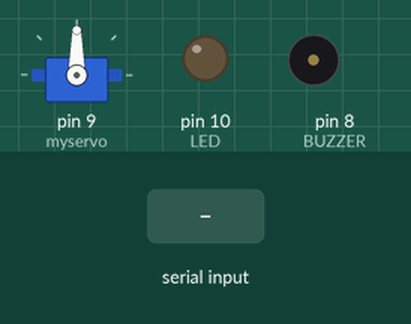
Bench run of a sketch on a simulated Arduino Uno, built with avr-gcc and run on an emulated ATmega328P. Shown: servo, output pins drawn as LEDs (lit = HIGH), buzzer (waves = sounding, pin HIGH). The test bench sets the inputs (shaded band).

Above: at 1.2 s.
1.3 s: "3" received over Serial
At 1.55 s:
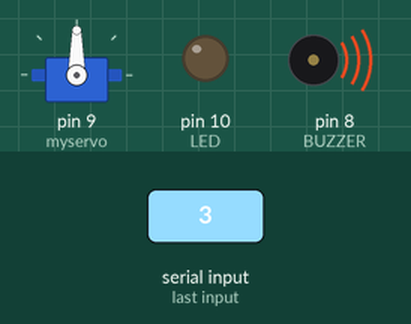
4.3 s: "1" received over Serial
At 5.5 s:
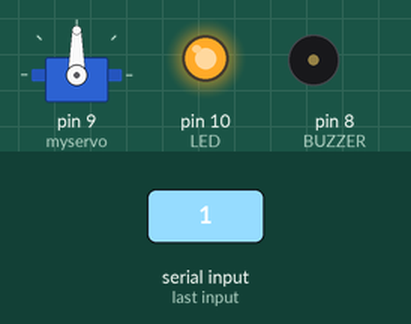
5.8 s: "4" received over Serial
8.8 s: "2" received over Serial
At 11.6 s:
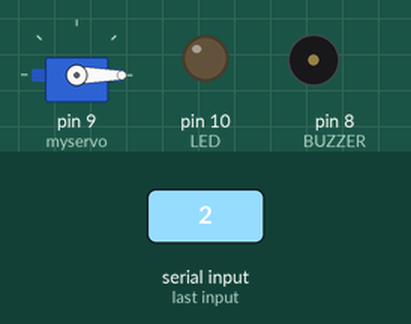
11.8 s: "3" received over Serial
At 12.05 s:
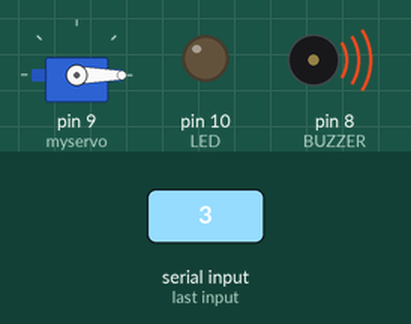
14.8 s: "4" received over Serial
At 15.26 s:
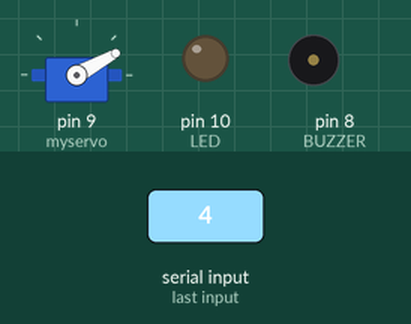
Timing chart, 0 to 18.8 s (numbered marks = the images above; inputs shaded):
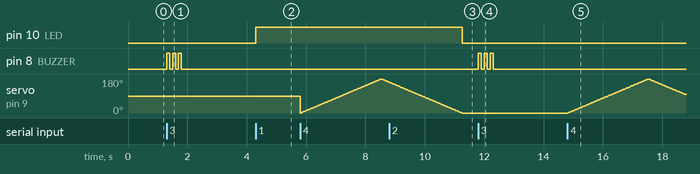

The sketch:

serial_java_practice.ino
```cpp
const int LED = 10;
const int BUZZER = 8;

#include <Servo.h>
Servo myservo;
int pos = 0;

void setup() {
  Serial.begin(9600);
  pinMode(LED, OUTPUT);
  pinMode(BUZZER, OUTPUT);
  myservo.attach(9);
}

void loop() {
  controlSystem();
}

void controlSystem(){
  if(Serial.available()){
    char ch = Serial.read();
    if(ch == '1'){
      digitalWrite(LED, HIGH);
    }
    else if(ch == '2'){
      digitalWrite(LED, LOW);
    }
    else if(ch == '3'){
      for(int i = 0; i < 3; i++){
        digitalWrite(BUZZER, HIGH);
        delay(100);
        digitalWrite(BUZZER, LOW);
        delay(100);
      }

    }
    else if(ch == '4'){
      for (pos = 0; pos <= 180; pos += 1) {
        myservo.write(pos);
        delay(15);
      }
      for (pos = 180; pos >= 0; pos -= 1) {
        myservo.write(pos);
        delay(15);
      }
    }
  }
}
```

Measured:
- after the input at 1.3 s, pin 8 (BUZZER): alternates HIGH for 0.10 s and LOW for 0.10 s, 6 changes in all, then stays LOW, starting at once
- after the input at 4.3 s, pin 10 (LED): LOW → HIGH at once
- after the input at 8.8 s, pin 10 (LED): HIGH → LOW after 2.5 s
- after the input at 11.8 s, pin 8 (BUZZER): alternates HIGH for 0.10 s and LOW for 0.10 s, 6 changes in all, then stays LOW, starting at once
- after the input at 14.8 s, servo on pin 9 (myservo): rises from 0° to 180° in 2.7 s, then falls to 98° in 1.2 s
